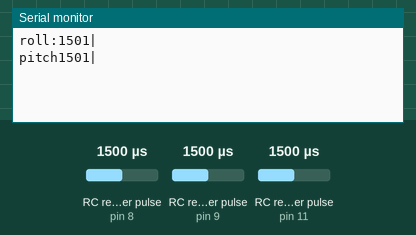
Recording of a sketch running on a simulated Arduino Uno, built with avr-gcc and run on an emulated ATmega328P. On the bench: the last lines printed to the serial monitor. Wiring (inferred from the names in the program): 3 × RC receiver channel: data pin 8 / data pin 9 / data pin 11. Inputs (shaded band) come from the test bench; at power-on: RC receiver pulse (sensors on pin 8, pin 9, pin 11) 1500 µs.

Above: at 1.2 s.
1.3 s: RC receiver pulse (sensor on pin 8) set to 1020 µs
At 2.8 s:
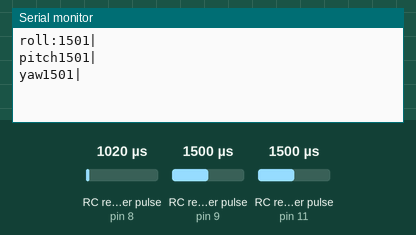
3.5 s: RC receiver pulse (sensor on pin 9) set to 1020 µs
At 4.5 s:
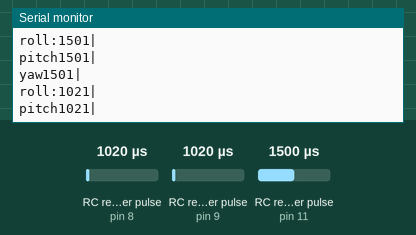
5.0 s: RC receiver pulse (sensor on pin 11) set to 1020 µs
At 6.4 s:
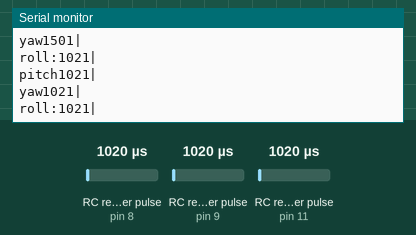
6.5 s: RC receiver pulse (sensor on pin 8) set to 1250 µs
At 7.5 s:
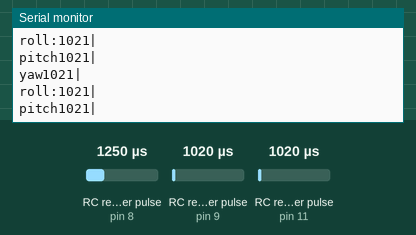
8.0 s: RC receiver pulse (sensor on pin 9) set to 1250 µs
At 8.9 s:
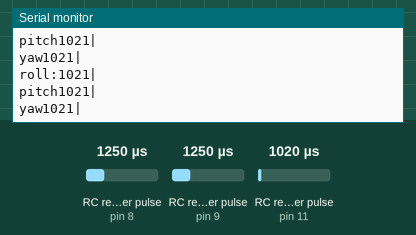
9.5 s: RC receiver pulse (sensor on pin 11) set to 1250 µs
At 10.5 s:
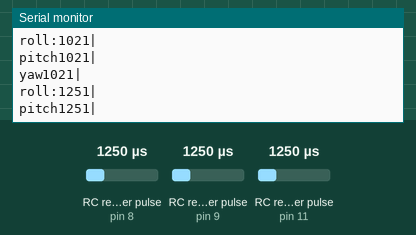
Timing chart, 0 to 12.0 s (numbered marks = the images above; inputs shaded):
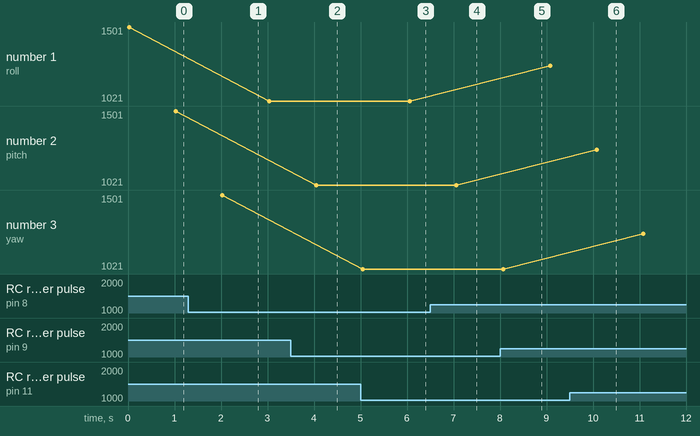

The sketch:

rcTransmitter.ino
```cpp
//Constant variables relating to pin locations
const int chA=8;  //roll
const int chB=9;  //pitch
//const int chC=10; //throttle
const int chD=11; //yaw

//Varibles to store and display the values of each channel
int ch1;  //roll
int ch2;  //pitch
int ch3;  //throttle
int ch4;  //yaw


//================================================//
//min pitch=1250 and max pitch=1900
//min roll=1100 and max roll=1900
//min yaw=1050 and max yaw=1800
//min throttle=1150 and max throttle=1900


// the setup routine runs once when you press reset:
void setup() {
  // initialize serial communication at 9600 bits per second:
  Serial.begin(9600);
  // Set input pins
  pinMode(chA,INPUT);
  pinMode(chB,INPUT);
//  pinMode(chC,INPUT);
  pinMode(chD,INPUT);

}

//Main Program
void loop() {
  // read the input channels
  ch1 = pulseIn (chA,HIGH);  //Read and store channel 1
  Serial.print ("roll:");  //Display text string on Serial Monitor to distinguish variables
  Serial.print (ch1);     //Print in the value of channel 1
  Serial.println ("|");
   delay(1000);

  ch2 = pulseIn (chB,HIGH);
  Serial.print ("pitch");
  Serial.print (ch2);
  Serial.println ("|");
   delay(1000);

  /*ch3 = pulseIn (chC,HIGH);
  Serial.print ("Ch3:");
  Serial.print (ch3);
  Serial.println ("|");
   delay(1000);*/

  ch4 = pulseIn (chD,HIGH);
  Serial.print ("yaw");
  Serial.print (ch4);
  Serial.println ("|");
  delay(1000);

}
```

Measured:
- after the input at 3.5 s, the serial monitor: prints a new line after 0.54 s (image 2)
- after the input at 5.0 s, the serial monitor: prints a new line after 0.05 s (image 3)
- plotted number 1: 1501 → 1021 after the input at 1.3 s
